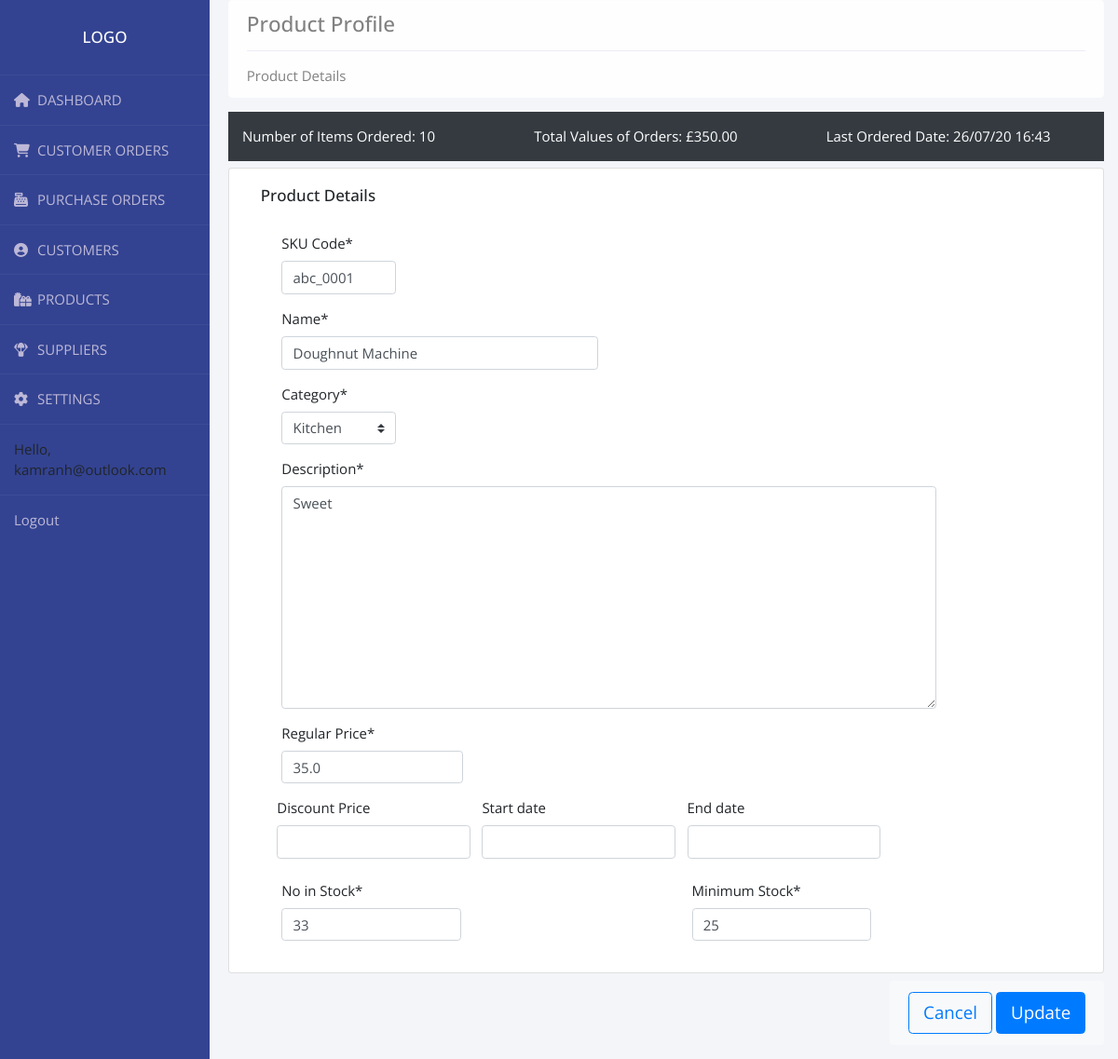
Page /edit_product/1/ (signed in) on the earlier database version.
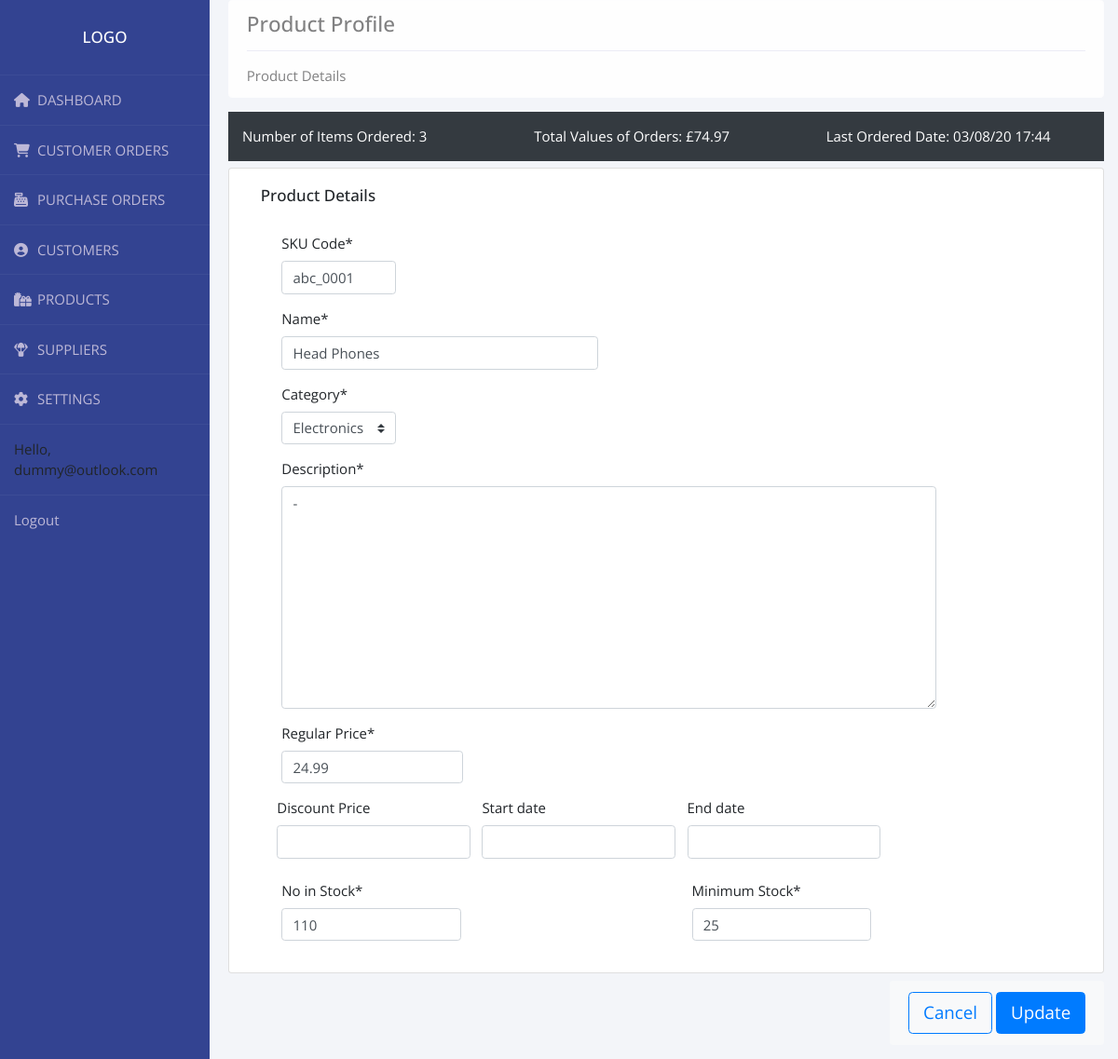
Same page on the later database version.
### accounts/models.py (models this page shows, shortened)
class User(AbstractBaseUser):
    email = models.EmailField(max_length=255, unique=True)
    active = models.BooleanField(default=True)
    staff = models.BooleanField(default=False)
    admin = models.BooleanField(default=False)
    USERNAME_FIELD = 'email'
    REQUIRED_FIELDS = []
    objects = UserManager()
    def __str__(self):
        return self.email
    @property
    def is_active(self):
        return self.active

class Product(models.Model):
    CATEGORY = (
        ('Sports', 'Sports'),
        ('Fashion', 'Fashion'),
        ('Toys', 'Toys'),
        ('Electronics', 'Electronics'),
        ('Kitchen', 'Kitchen'),
        ('Jewellery', 'Jewellery'),
    )
    name = models.CharField(max_length=200, null=True)
    category = models.CharField(max_length=200, null=True, choices=CATEGORY)
    description = models.CharField(max_length=200, null=True, blank=True)
    r_price = models.FloatField(null=True)
    d_price = models.FloatField(null=True, blank=True, default='')
    start_date = models.DateField(null=True, blank=True, default='')
    end_date = models.DateField(null=True, blank=True, default='')
    tags = models.ManyToManyField(Tag)
    stock = models.IntegerField(null=True)
    min_stock = models.IntegerField(null=True)
    is_active = models.BooleanField(default=False)
    product_sku = models.CharField(max_length=200, null=True)

### accounts/views.py (the view)
# urls.py: path('edit_product/<str:pk>/', views.EditProduct,
@login_required(login_url='login')
def EditProduct(request, pk):
    order_total = list(Order.objects.filter(
        product__id=pk).aggregate(Sum('order_required')).values())[0]
    total_value_of_orders = list(Order.objects.filter(
        product__id=pk).aggregate(Sum('total_cost_per_order')).values())[0]
    try:
        last_ordered_date = list(Order.objects.all().values_list(
            'date_created').filter(product__id=pk).latest())[0]
    except Order.DoesNotExist:
        last_ordered_date = None
    product = Product.objects.get(id=pk)
    form = ProductForm(instance=product)
    if request.method == 'POST':
        form = ProductForm(request.POST, instance=product)
        if form.is_valid():
            form.save()
            return redirect('product_list')
    context = {'form': form, 'order_total': order_total,
               'total_value_of_orders': total_value_of_orders, 'last_ordered_date': last_ordered_date}
    return render(request, 'accounts/edit_product_profile.html', context)

### accounts/forms.py
class ProductForm(forms.ModelForm):
    name = forms.CharField(label="Name")
    product_sku = forms.CharField(label="SKU Code")
    r_price = forms.FloatField(label="Regular Price")
    d_price = forms.FloatField(label="Discount Price", required=False)
    min_stock = forms.IntegerField(label="Minimum Stock")
    stock = forms.IntegerField(label="No in Stock")
    description = forms.CharField(
        label="Description", widget=forms.Textarea)
    start_date = forms.DateTimeField(widget=DateInput(format='%d-%m-%Y'),
                                     input_formats=('%d-%m-%Y',),
                                     required=False)
    end_date = forms.DateTimeField(widget=DateInput(format='%d-%m-%Y'),
                                   input_formats=('%d-%m-%Y',),
                                   required=False)
    class Meta:
        model = Product
        fields = ['product_sku', 'name', 'category', 'description', 'r_price',
                  'd_price', 'start_date', 'end_date', 'stock', 'min_stock']
    def __init__(self, *args, **kwargs):
        super(ProductForm, self).__init__(*args, **kwargs)
        self.helper = FormHelper()

### accounts/templates/accounts/edit_product_profile.html (shortened to what this page needs)
{%  extends 'accounts/main.html' %}
{% load static %}
{% load crispy_forms_tags %}
{% block content %}
<br>
<div class="container float-sm-left" style="margin-top:-3rem;margin-right:auto; padding-left: -5rem">
  <div class=" alert alert-light " role="alert">
    <h4 class="alert-heading">Product Profile</h4>
    <hr>
    <p class="mb-0">Product Details</p>
  </div>
</div>
<br>
<div class="container float-sm-left">
  <div class="p-3 mb-2 bg-dark text-white">
    <div class="row">
      <div class="col-sm">
        Number of Items Ordered: {{order_total}}
      </div>
      <div class="col-sm">
        Total Values of Orders: £{{total_value_of_orders|floatformat:2}}
      </div>
      <div class="col-sm">
        Last Ordered Date: {{last_ordered_date|date:"d/m/y"}} {{last_ordered_date|time:"H:i"}}
      </div>
    </div>
  </div>
</div>
<div class="container float-sm-left">
  <div class="row">
    <div class="col-md-12">
      <div class="card card-body">
        <div class='container'>
          <h2>Product Details</h2>
        </div>
        <br>
        <form class="form-horizontal" method="post">
          <div class="form-group col-lg-2 mb-0" style="padding-left: 0.5rem;">
            {{ form.product_sku|as_crispy_field }}
          </div>
          <div class="form-group col-lg-5 mb-0" style="padding-left: 0.5rem;">
            {{ form.name|as_crispy_field }}
          </div>
          <div class="form-group col-lg-2 mb-0" style="padding-left: 0.5rem;">
            {{ form.category|as_crispy_field }}
          </div>
          <div class="form-group col-lg-10 mb-0" style="padding-left: 0.5rem;">
            {{ form.description|as_crispy_field }}
          </div>
          <div class="form-group col-lg-3 mb-0" style="padding-left: 0.5rem;">
            {{ form.r_price|as_crispy_field }}
          </div>
          <div class="form-row">
            <div class="form-group col-lg-3 mb-2" style="padding-left: 0.5rem;">
              {{ form.d_price|as_crispy_field }}
            </div>
            <div class="form-group col-lg-3 mb-2" style="padding-left: 0.5rem;">
              {{ form.start_date|as_crispy_field }}
            </div>
            <div class="form-group col-lg-3 mb-2" style="padding-left: 0.5rem;">
              {{ form.end_date|as_crispy_field }}
            </div>
          </div>
          <div class="form-row">
            <div class="col-sm">
              <div class="form-group col-lg-6 mb-1" style="padding-left: 0.5rem;">
                {{ form.stock|as_crispy_field }}
              </div>
            </div>
            <div class="col-sm">
              <div class="form-group col-lg-6 mb-1" style="padding-left: 0.5rem;">
                {{ form.min_stock|as_crispy_field }}
              </div>
            </div>
          </div>
      </div>
    </div>
    <div class="container float-sm-left " style="margin-top: 0.5rem;margin-right:auto">
      <div class=" alert bg-light float-sm-right shawdow-sm " role="alert">
        <a class="btn btn-outline-primary btn-lg" href="{% url 'product_list' %}">Cancel</a>
        <button type="submit" class="btn btn-primary btn-lg">Update</button>
      </div>
    </div>
    {% endblock %}

### accounts/templates/accounts/navbar.html (shortened to what this page needs)
{% load static %}
  <nav class="nav flex-column float-left">
    <div class="wrapper">
      <div class="sidebar">
        <h2>Logo</h2>
        <ul>
          <li>
            <a href="{% url 'home' %}"><i class="fas fa-home"></i>DASHBOARD</a>
          </li>
          <li>
            <a href="{% url 'customer_order_list' %}"><i class="fas fa-shopping-cart"></i>CUSTOMER ORDERS</a>
          </li>
          <li>
            <a href=""><i class="fas fa-cash-register"></i>PURCHASE ORDERS</a>
          </li>
          <li>
            <a href="{% url 'customer_list' %}"><i class="fas fa-user-circle"></i>CUSTOMERS</a>
          </li>
          <li>
            <a href="{% url 'product_list' %}"><i class="fas fa-gifts"></i>PRODUCTS</a>
          </li>
          <li>
            <a href=""><i class="fas fa-parachute-box"></i>SUPPLIERS</a>
          </li>
          <li>
            <a href=""><i class="fas fa-cog"></i>SETTINGS</a>
          </li>
          <li>
            <span class="hello-msg">Hello, {{request.user}}</span>
          </li>
          <li>
            <span><a class="hello-msg" href="{% url 'logout' %}">Logout</a></span>
          </li>
        </ul>
      </div>
    </div>
  </nav>

Differences in the rows shown:
changed User: user "kamranh@outlook.com" → "dummy@outlook.com"
changed Product "abc_0001": name "Doughnut Machine" → "Head Phones"; category "Kitchen" → "Electronics"; description "Sweet" → "-"; r_price "35.0" → "24.99"; stock "33" → "110"
Other differences:
{{ order_total }}: "10" → "3"
{{ total_value_of_orders|floatformat:2 }}: "350.00" → "74.97"
{{ last_ordered_date|date:"d/m/y" }}: "26/07/20" → "03/08/20"
{{ last_ordered_date|time:"H:i" }}: "16:43" → "17:44"
